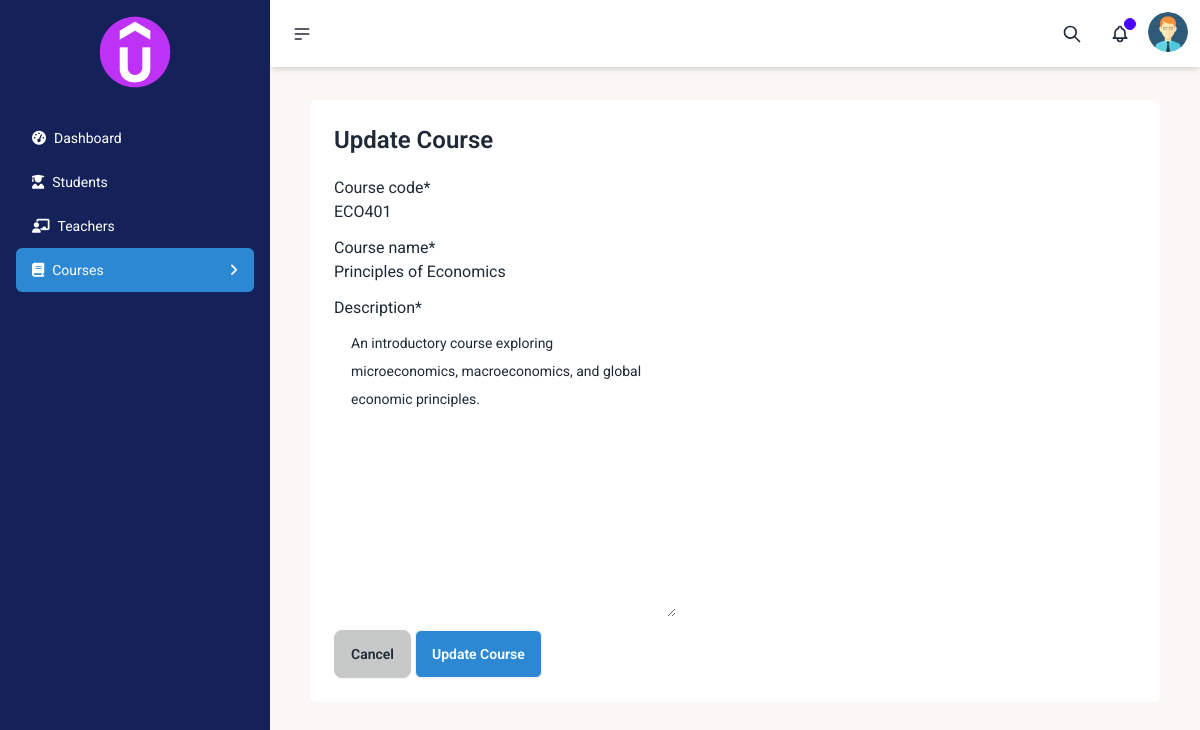
Page /courses/6/edit/ (signed in) on the committed database.
### Courses/models.py (models this page shows, shortened)
class Course(models.Model):
    course_code = models.CharField(max_length=20)
    course_name = models.CharField(max_length=50)
    description = models.TextField()
    created_at = models.DateTimeField(auto_now_add=True)
    updated_at = models.DateTimeField(auto_now=True)

### Courses/views.py (the view, shortened to what this page needs)
# urls.py: path('courses/<int:pk>/edit/', UpdateCourse.as_view(), name="edit_course"),
class UpdateCourse(LoginRequiredMixin, UpdateView):
    model = Course
    form_class = CourseForm
    template_name ='Courses/course_form.html'
    success_url = reverse_lazy('Courses:all_courses')
    pk_url_kwarg="pk"
    def get_context_data(self, **kwargs):
        context = super().get_context_data(**kwargs)
        context['title'] = 'Update Course'
        return context

### Courses/forms.py
class CourseForm(forms.ModelForm):
    class Meta:
        model = Course
        fields = "__all__"
        widgets = {
            'course_code': forms.TextInput(attrs={'placeholder': 'Course Code'}),
            'course_name': forms.TextInput(attrs={'placeholder': 'Course Name'}),
            'description': forms.Textarea(attrs={'placeholder': 'Course Description'}),
        }

### Dashboard/context_processors.py (called while the page is built)
def dashboard_links(request):
    sidebar_links = [
        {'title': 'Dashboard', 'icon': 'fa-tachometer-alt', 'url': '/dashboard/'},
        {'title': 'Students', 'icon': 'fa-user-graduate', 'url': '/students/'},
        {'title': 'Teachers', 'icon': 'fa-chalkboard-teacher', 'url': '/teachers/'},
        {'title': 'Courses', 'icon': 'fa-book', 'url': '/courses/'},
    ]
    return {
        'sidebar_links': sidebar_links
    }

### Courses/templates/Courses/course_form.html (shortened to what this page needs)
{% extends "Dashboard/dashboard_layout.html" %}
{% load crispy_forms_tags %}
{% block content %}
<section class="p-3 md:p-6 rounded-md" data-theme="light">
    <h2 class="text-2xl font-semibold mb-5">{{ title }}</h2>
    <form method="POST">
        {{ form | crispy }}
        <a href="{% url "Courses:all_courses" %}"  class="btn btn-active">Cancel</a>
        <button class="btn bg-[#2D88D4] text-white rounded-md" type="submit">{{ title }}</button>
    </form>
</section>
{% endblock %}

### Dashboard/templates/Dashboard/dashboard_layout.html (style rules this page uses)
body { font-family: "Roboto", sans-serif; }

### rows in the picture
Course: course_code "ECO401", course_name "Principles of Economics", description "An introductory course exploring microeconomics, macroeconomics, and global economic principles."

### other values in the picture
{{ title }} "Update Course"
{{ link.title }} "Dashboard" "Students" "Teachers" "Courses"
